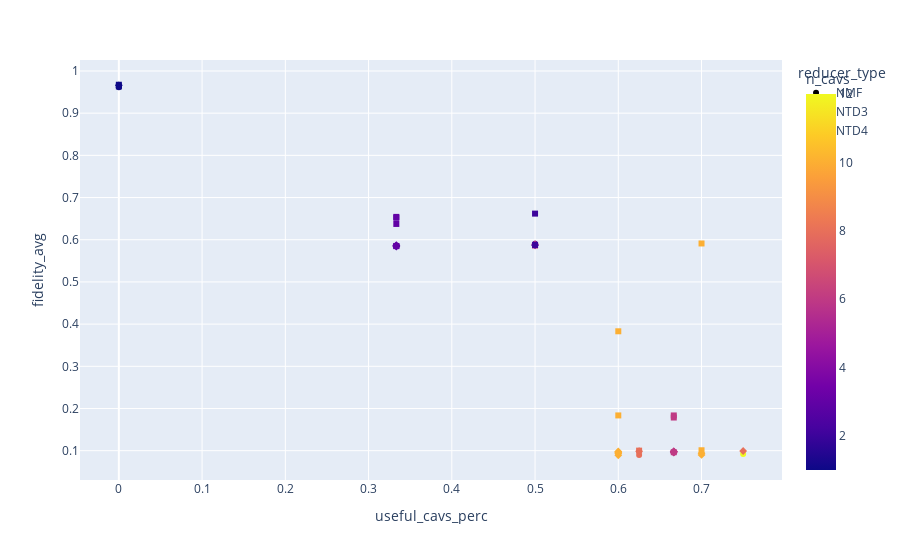

Source (notebook cell):
### Code cell
px.scatter(df, x= 'useful_cavs_perc', y='fidelity_avg', color="n_cavs", symbol ="reducer_type", hover_data=['rank_str'])

### Figure 1 — Plotly figure (JSON) as saved in the notebook; plotly's stock layout.template omitted (floating-point values rounded to 4 significant figures)
{"data": [{"customdata": [["1"], ["2"], ["3"], ["6"], ["10"], ["8"], ["12"]], "hovertemplate": "reducer_type=NMF<br>useful_cavs_perc=%{x}<br>fidelity_avg=%{y}<br>rank_str=%{customdata[0]}<br>n_cavs=%{marker.color}<extra></extra>", "legendgroup": "NMF", "marker": {"color": [1, 2, 3, 6, 10, 8, 12], "coloraxis": "coloraxis", "symbol": "circle"}, "mode": "markers", "name": "NMF", "orientation": "v", "showlegend": true, "type": "scatter", "x": [0, 0.5, 0.3333, 0.6667, 0.6, 0.625, 0.75], "xaxis": "x", "y": [0.9614, 0.5906, 0.5857, 0.09553, 0.09412, 0.08962, 0.09204], "yaxis": "y"}, {"customdata": [["[3, 20, 100]"], ["[6, 20, 100]"], ["[10, 20, 100]"], ["[3, 20, 25]"], ["[6, 20, 25]"], ["[10, 20, 25]"], ["[3, 30, 100]"], ["[6, 30, 100]"], ["[10, 30, 100]"], ["[6, 39, 80]"], ["[10, 39, 80]"], ["[6, 39, 200]"], ["[10, 39, 200]"], ["[8, 39, 100]"], ["[10, 39, 100]"], ["[10, 39, 375]"], ["[8, 39, 375]"], ["[6, 39, 375]"], ["[3, 39, 375]"], ["[2, 39, 375]"], ["[1, 39, 375]"]], "hovertemplate": "reducer_type=NTD3<br>useful_cavs_perc=%{x}<br>fidelity_avg=%{y}<br>rank_str=%{customdata[0]}<br>n_cavs=%{marker.color}<extra></extra>", "legendgroup": "NTD3", "marker": {"color": [3, 6, 10, 3, 6, 10, 3, 6, 10, 6, 10, 6, 10, 8, 10, 10, 8, 6, 3, 2, 1], "coloraxis": "coloraxis", "symbol": "diamond"}, "mode": "markers", "name": "NTD3", "orientation": "v", "showlegend": true, "type": "scatter", "x": [0.3333, 0.6667, 0.6, 0.3333, 0.5, 0.7, 0.3333, 0.6667, 0.7, 0.6667, 0.6, 0.6667, 0.6, 0.75, 0.6, 0.6, 0.625, 0.6667, 0.3333, 0.5, 0], "xaxis": "x", "y": [0.5853, 0.09527, 0.08918, 0.5871, 0.5894, 0.09368, 0.5858, 0.09836, 0.09006, 0.09736, 0.09354, 0.09859, 0.09818, 0.09927, 0.09696, 0.0962, 0.09871, 0.09764, 0.5836, 0.5868, 0.9659], "yaxis": "y"}, {"customdata": [["[3, 3, 2, 25]"], ["[1, 3, 2, 25]"], ["[2, 3, 2, 25]"], ["[3, 5, 3, 25]"], ["[3, 13, 3, 25]"], ["[6, 13, 3, 25]"], ["[6, 2, 3, 20]"], ["[10, 2, 3, 20]"], ["[3, 2, 3, 25]"], ["[6, 2, 3, 25]"], ["[10, 2, 3, 25]"], ["[10, 13, 3, 375]"], ["[10, 3, 3, 375]"], ["[8, 13, 3, 375]"], ["[6, 13, 3, 375]"], ["[3, 13, 3, 375]"], ["[1, 13, 3, 375]"], ["[2, 13, 3, 375]"]], "hovertemplate": "reducer_type=NTD4<br>useful_cavs_perc=%{x}<br>fidelity_avg=%{y}<br>rank_str=%{customdata[0]}<br>n_cavs=%{marker.color}<extra></extra>", "legendgroup": "NTD4", "marker": {"color": [3, 1, 2, 3, 3, 6, 6, 10, 3, 6, 10, 10, 10, 8, 6, 3, 1, 2], "coloraxis": "coloraxis", "symbol": "square"}, "mode": "markers", "name": "NTD4", "orientation": "v", "showlegend": true, "type": "scatter", "x": [0.3333, 0, 0.5, 0.3333, 0.3333, 0.5, 0.6667, 0.7, 0.3333, 0.6667, 0.6, 0.7, 0.6, 0.625, 0.6667, 0.3333, 0, 0.5], "xaxis": "x", "y": [0.6541, 0.9673, 0.6619, 0.6374, 0.5853, 0.5862, 0.1786, 0.5911, 0.652, 0.1835, 0.383, 0.101, 0.1836, 0.1002, 0.09635, 0.5848, 0.9635, 0.5876], "yaxis": "y"}], "layout": {"coloraxis": {"colorbar": {"title": {"text": "n_cavs"}}, "colorscale": [[0, "#0d0887"], [0.1111, "#46039f"], [0.2222, "#7201a8"], [0.3333, "#9c179e"], [0.4444, "#bd3786"], [0.5556, "#d8576b"], [0.6667, "#ed7953"], [0.7778, "#fb9f3a"], [0.8889, "#fdca26"], [1, "#f0f921"]]}, "legend": {"title": {"text": "reducer_type"}, "tracegroupgap": 0}, "margin": {"t": 60}, "xaxis": {"anchor": "y", "domain": [0, 1], "title": {"text": "useful_cavs_perc"}}, "yaxis": {"anchor": "x", "domain": [0, 1], "title": {"text": "fidelity_avg"}}}}
